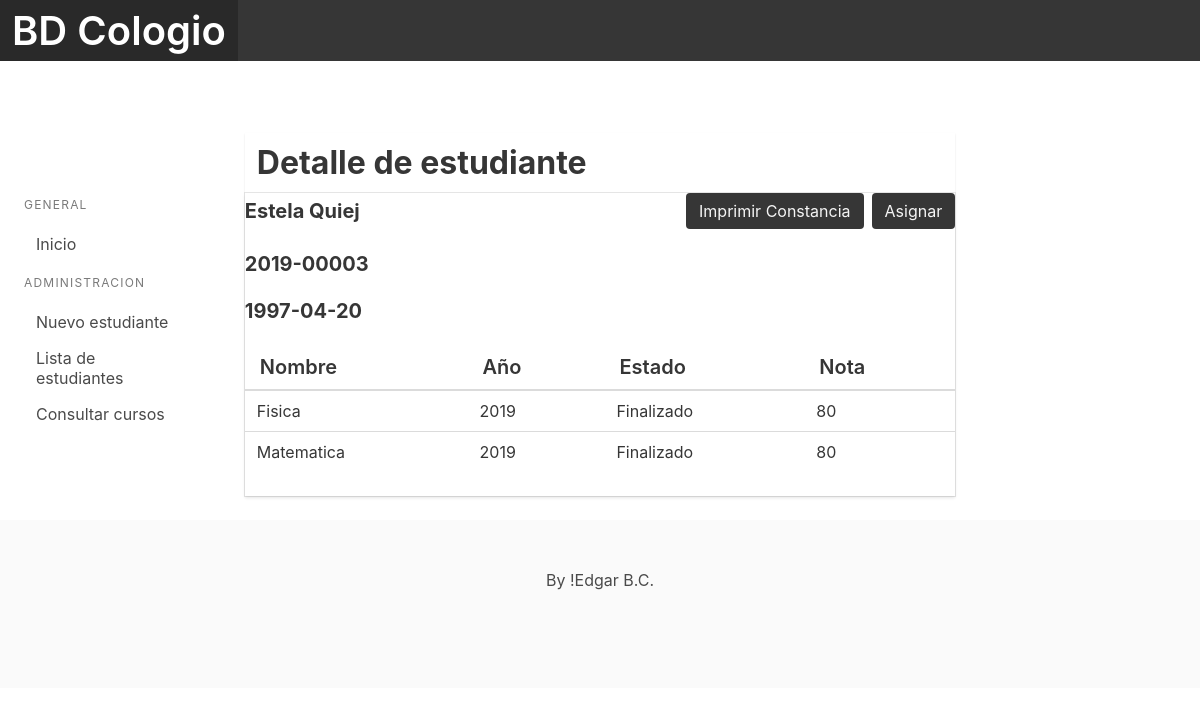
Screenshot of /student/detalle.php?id=3&name=Estela Quiej &code=2019-00003&date=1997-04-20 with the database file from the repository.
### tables this page shows
CREATE TABLE `subject` (
  `id` int(11) NOT NULL AUTO_INCREMENT,
  `codigo` varchar(50) NOT NULL,
  `name` varchar(50) NOT NULL,
  `is_active` tinyint(4) NOT NULL,
  PRIMARY KEY (`id`),
  UNIQUE KEY `codigo` (`codigo`),
  UNIQUE KEY `name` (`name`)
);

CREATE TABLE `year` (
  `id` int(11) NOT NULL AUTO_INCREMENT,
  `year` varchar(50) DEFAULT NULL,
  `is_active` tinyint(4) NOT NULL,
  PRIMARY KEY (`id`),
  UNIQUE KEY `year` (`year`)
);

CREATE TABLE `student_subject_year` (
  `id` int(11) NOT NULL AUTO_INCREMENT,
  `score` int(11) DEFAULT NULL,
  `student_id` int(11) NOT NULL,
  `subject_year_id` int(11) NOT NULL,
  PRIMARY KEY (`id`),
  UNIQUE KEY `student_id` (`student_id`,`subject_year_id`),
  KEY `subject_year_id` (`subject_year_id`),
  CONSTRAINT `student_subject_year_ibfk_1` FOREIGN KEY (`student_id`) REFERENCES `student` (`id`),
  CONSTRAINT `student_subject_year_ibfk_2` FOREIGN KEY (`subject_year_id`) REFERENCES `subject_year` (`id`)
);

### student/detalle.php (the view, shortened to what this page needs)
<?php
require_once('../templates/header.php');
require_once('../templates/navbar.php');
include('../src/database/connection.php');
$id = $_GET['id'];
$sql_class = "select sb.name as class, y.year as year, sby.score, sy.end_date "
    . "from subject sb, year y, student_subject_year sby, subject_year sy, student s "
    . "where sby.student_id = s.id "
    . "and sby.subject_year_id = sy.id "
    . "and sy.subject_id = sb.id "
    . "and sy.year_id = y.id "
    . "and s.id = '$id'";
if($db_con){
    $classes = $db_con -> query($sql_class);
}else{
    $classes = null;
}
?>
<br><br><br>
<div class="columns">
    <div class="column is-flex is-vcentered">
        <div class="section">
            <?php include_once('../templates/menu.php') ?>
        </div>
    </div>
    <div class="column is-three-fifths">
      <header class="card-header">
          <p class="card-header-title title is-3">Detalle de estudiante</p>
      </header>
        <div class="card">
      <nav class="level">
          <div class="level-left">
              <span class="level-item">
                  <label name="name" class="label title is-5" type="text" value="" placeholder="e.g Alex Smith">
                    <?php echo($_GET['name'])?>
                  </label>
              </span>
          </div>
          <div class="level-right">
              <span class="level-item">
                <span class="buttons">
                    <button class="button is-dark">Imprimir Constancia</button>
                    <button class="button is-dark">Asignar</button>
                </span>
              </span>
          </div>
        </nav>
        <nav class="level">
          <div class="field">
              <div class="control">
                  <label name="codigo" class="label title is-5" type="date" value="">
                   <?php echo($_GET['code'])?>
                  </label>
              </div>
          </div>
        </nav>
        <nav>
          <div class="field">
              <div class="control">
                  <label name="birthdate" class="label title is-5" type="date" value="">
                   <?php echo($_GET['date'])?>
                  </label>
              </div>
          </div>
        </nav><br>
            <div class="card-cotent is-flex is-horizontal-center">
              <table class="table is-hoverable is-fullwidth">
                      <thead>
                          <tr>
                              <th class="title is-5">Nombre</th>
                              <th class="title is-5">Año</th>
                              <th class="title is-5">Estado</th>
                              <th class="title is-5">Nota</th>
                          </tr>
                      </thead>
                      <tbody>
                          <?php foreach($classes as $class){?>
                              <tr>
                                  <td><?php echo($class['class'])?></td>
                                  <td><?php echo($class['year'])?></td>
                                  <td><?php
                                      $date = $class['end_date'];
                                      $today = date("Y-m-d");
                                      if($date < $today){
                                          echo('Finalizado');
                                          $score = true;
                                      }else{
                                          echo('En Curso');
                                          $score = false;
                                      }
                                  ?></td>
                                  <td><?php
                                          if($score == true){
                                              echo($class['score']);
                                          }else{
                                              echo('NI*');
                                          }
                                      ?></td>
                              </tr>
                          <?php }?>
                      </tbody>
                  </table><br><br>
            </div>
        </div>
    </div>
    <div class="column"></div>
</div>
<?php require_once('../templates/footer.php'); ?>

### templates/header.php (style rules this page uses)
.is-horizontal-center { justify-content: center; }
.is-vcentered { -webkit-box-align: center; -ms-flex-align: center; align-items: center; }

### rows the page displays
subject: name "Fisica", year.year "2019", student_subject_year.score "80"
subject: name "Matematica", year.year "2019", student_subject_year.score "80"

### other values shown
$_GET['name'] "Estela Quiej"
$_GET['code'] "2019-00003"
$_GET['date'] "1997-04-20"
